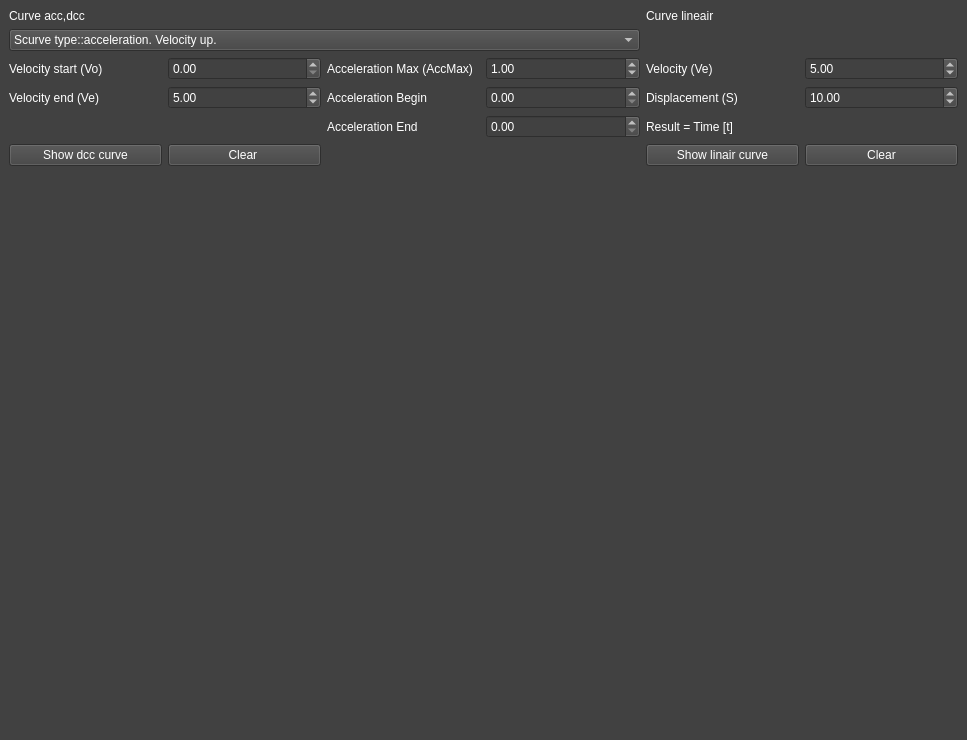
<?xml version="1.0" encoding="UTF-8"?>
<ui version="4.0">
 <class>MainWindow</class>
 <widget class="QMainWindow" name="MainWindow">
  <property name="geometry">
   <rect>
    <x>0</x>
    <y>0</y>
    <width>967</width>
    <height>740</height>
   </rect>
  </property>
  <property name="palette">
   <palette>
    <active>
     <colorrole role="WindowText">
      <brush brushstyle="SolidPattern">
       <color alpha="255">
        <red>255</red>
        <green>255</green>
        <blue>255</blue>
       </color>
      </brush>
     </colorrole>
     <colorrole role="Button">
      <brush brushstyle="SolidPattern">
       <color alpha="255">
        <red>65</red>
        <green>65</green>
        <blue>65</blue>
       </color>
      </brush>
     </colorrole>
     <colorrole role="Text">
      <brush brushstyle="SolidPattern">
       <color alpha="255">
        <red>255</red>
        <green>255</green>
        <blue>255</blue>
       </color>
      </brush>
     </colorrole>
     <colorrole role="ButtonText">
      <brush brushstyle="SolidPattern">
       <color alpha="255">
        <red>255</red>
        <green>255</green>
        <blue>255</blue>
       </color>
      </brush>
     </colorrole>
     <colorrole role="Base">
      <brush brushstyle="SolidPattern">
       <color alpha="255">
        <red>65</red>
        <green>65</green>
        <blue>65</blue>
       </color>
      </brush>
     </colorrole>
     <colorrole role="Window">
      <brush brushstyle="SolidPattern">
       <color alpha="255">
        <red>65</red>
        <green>65</green>
        <blue>65</blue>
       </color>
      </brush>
     </colorrole>
     <colorrole role="PlaceholderText">
      <brush brushstyle="SolidPattern">
       <color alpha="128">
        <red>255</red>
        <green>255</green>
        <blue>255</blue>
       </color>
      </brush>
     </colorrole>
    </active>
    <inactive>
     <colorrole role="WindowText">
      <brush brushstyle="SolidPattern">
       <color alpha="255">
        <red>255</red>
        <green>255</green>
        <blue>255</blue>
       </color>
      </brush>
     </colorrole>
     <colorrole role="Button">
      <brush brushstyle="SolidPattern">
       <color alpha="255">
        <red>65</red>
        <green>65</green>
        <blue>65</blue>
       </color>
      </brush>
     </colorrole>
     <colorrole role="Text">
      <brush brushstyle="SolidPattern">
       <color alpha="255">
        <red>255</red>
        <green>255</green>
        <blue>255</blue>
       </color>
      </brush>
     </colorrole>
     <colorrole role="ButtonText">
      <brush brushstyle="SolidPattern">
       <color alpha="255">
        <red>255</red>
        <green>255</green>
        <blue>255</blue>
       </color>
      </brush>
     </colorrole>
     <colorrole role="Base">
      <brush brushstyle="SolidPattern">
       <color alpha="255">
        <red>65</red>
        <green>65</green>
        <blue>65</blue>
       </color>
      </brush>
     </colorrole>
     <colorrole role="Window">
      <brush brushstyle="SolidPattern">
       <color alpha="255">
        <red>65</red>
        <green>65</green>
        <blue>65</blue>
       </color>
      </brush>
     </colorrole>
     <colorrole role="PlaceholderText">
      <brush brushstyle="SolidPattern">
       <color alpha="128">
        <red>255</red>
        <green>255</green>
        <blue>255</blue>
       </color>
      </brush>
     </colorrole>
    </inactive>
    <disabled>
     <colorrole role="WindowText">
      <brush brushstyle="SolidPattern">
       <color alpha="255">
        <red>190</red>
        <green>190</green>
        <blue>190</blue>
       </color>
      </brush>
     </colorrole>
     <colorrole role="Button">
      <brush brushstyle="SolidPattern">
       <color alpha="255">
        <red>65</red>
        <green>65</green>
        <blue>65</blue>
       </color>
      </brush>
     </colorrole>
     <colorrole role="Text">
      <brush brushstyle="SolidPattern">
       <color alpha="255">
        <red>190</red>
        <green>190</green>
        <blue>190</blue>
       </color>
      </brush>
     </colorrole>
     <colorrole role="ButtonText">
      <brush brushstyle="SolidPattern">
       <color alpha="255">
        <red>190</red>
        <green>190</green>
        <blue>190</blue>
       </color>
      </brush>
     </colorrole>
     <colorrole role="Base">
      <brush brushstyle="SolidPattern">
       <color alpha="255">
        <red>65</red>
        <green>65</green>
        <blue>65</blue>
       </color>
      </brush>
     </colorrole>
     <colorrole role="Window">
      <brush brushstyle="SolidPattern">
       <color alpha="255">
        <red>65</red>
        <green>65</green>
        <blue>65</blue>
       </color>
      </brush>
     </colorrole>
     <colorrole role="PlaceholderText">
      <brush brushstyle="SolidPattern">
       <color alpha="128">
        <red>0</red>
        <green>0</green>
        <blue>0</blue>
       </color>
      </brush>
     </colorrole>
    </disabled>
   </palette>
  </property>
  <property name="windowTitle">
   <string>LSCA (linux spaceX's curve analizer) 30 days trial mode</string>
  </property>
  <property name="styleSheet">
   <string notr="true"/>
  </property>
  <widget class="QWidget" name="centralwidget">
   <layout class="QGridLayout" name="gridLayout_2">
    <item row="0" column="0">
     <layout class="QGridLayout" name="gridLayout">
      <item row="5" column="2">
       <widget class="QLabel" name="label_12">
        <property name="text">
         <string>Acceleration End</string>
        </property>
       </widget>
      </item>
      <item row="1" column="0" colspan="4">
       <widget class="QComboBox" name="comboBox_scruve_type">
        <item>
         <property name="text">
          <string>Scurve type::acceleration. Velocity up.</string>
         </property>
        </item>
        <item>
         <property name="text">
          <string>Scurve type::deceleration. Velocity down.</string>
         </property>
        </item>
       </widget>
      </item>
      <item row="2" column="1">
       <widget class="QDoubleSpinBox" name="doubleSpinBox_velocity_start">
        <property name="singleStep">
         <double>0.500000000000000</double>
        </property>
        <property name="value">
         <double>0.000000000000000</double>
        </property>
       </widget>
      </item>
      <item row="2" column="0">
       <widget class="QLabel" name="label_8">
        <property name="text">
         <string>Velocity start (Vo)</string>
        </property>
       </widget>
      </item>
      <item row="4" column="0">
       <widget class="QLabel" name="label_10">
        <property name="text">
         <string>Velocity end (Ve)</string>
        </property>
       </widget>
      </item>
      <item row="4" column="3">
       <widget class="QDoubleSpinBox" name="doubleSpinBox_acceleration_begin">
        <property name="singleStep">
         <double>0.100000000000000</double>
        </property>
       </widget>
      </item>
      <item row="6" column="1">
       <widget class="QPushButton" name="pushButton_clear_dcc_curve">
        <property name="text">
         <string>Clear </string>
        </property>
       </widget>
      </item>
      <item row="2" column="2">
       <widget class="QLabel" name="label_9">
        <property name="text">
         <string>Acceleration Max (AccMax)</string>
        </property>
       </widget>
      </item>
      <item row="6" column="0">
       <widget class="QPushButton" name="pushButton_show_acc_dcc_curve">
        <property name="text">
         <string>Show dcc curve</string>
        </property>
       </widget>
      </item>
      <item row="4" column="1">
       <widget class="QDoubleSpinBox" name="doubleSpinBox_velocity_end">
        <property name="singleStep">
         <double>0.500000000000000</double>
        </property>
        <property name="value">
         <double>5.000000000000000</double>
        </property>
       </widget>
      </item>
      <item row="0" column="4">
       <widget class="QLabel" name="label_2">
        <property name="text">
         <string>Curve lineair</string>
        </property>
       </widget>
      </item>
      <item row="4" column="2">
       <widget class="QLabel" name="label_11">
        <property name="text">
         <string>Acceleration Begin</string>
        </property>
       </widget>
      </item>
      <item row="0" column="0">
       <widget class="QLabel" name="label_5">
        <property name="text">
         <string>Curve acc,dcc</string>
        </property>
       </widget>
      </item>
      <item row="2" column="4">
       <widget class="QLabel" name="label">
        <property name="text">
         <string>Velocity (Ve)</string>
        </property>
       </widget>
      </item>
      <item row="5" column="3">
       <widget class="QDoubleSpinBox" name="doubleSpinBox_acceleration_end">
        <property name="singleStep">
         <double>0.100000000000000</double>
        </property>
       </widget>
      </item>
      <item row="2" column="3">
       <widget class="QDoubleSpinBox" name="doubleSpinBox_acceleration_max">
        <property name="singleStep">
         <double>0.100000000000000</double>
        </property>
        <property name="value">
         <double>1.000000000000000</double>
        </property>
       </widget>
      </item>
      <item row="2" column="5">
       <widget class="QDoubleSpinBox" name="doubleSpinBox_lin_velocity">
        <property name="minimum">
         <double>-10000.000000000000000</double>
        </property>
        <property name="maximum">
         <double>10000.000000000000000</double>
        </property>
        <property name="value">
         <double>5.000000000000000</double>
        </property>
       </widget>
      </item>
      <item row="4" column="4">
       <widget class="QLabel" name="label_3">
        <property name="text">
         <string>Displacement (S)</string>
        </property>
       </widget>
      </item>
      <item row="4" column="5">
       <widget class="QDoubleSpinBox" name="doubleSpinBox_lin_displacment">
        <property name="minimum">
         <double>-10000.000000000000000</double>
        </property>
        <property name="maximum">
         <double>10000.000000000000000</double>
        </property>
        <property name="value">
         <double>10.000000000000000</double>
        </property>
       </widget>
      </item>
      <item row="5" column="4">
       <widget class="QLabel" name="label_4">
        <property name="text">
         <string>Result = Time [t]</string>
        </property>
       </widget>
      </item>
      <item row="6" column="4">
       <widget class="QPushButton" name="pushButton_show_lin_curve">
        <property name="text">
         <string>Show linair curve</string>
        </property>
       </widget>
      </item>
      <item row="6" column="5">
       <widget class="QPushButton" name="pushButton_clear_lin_curve">
        <property name="text">
         <string>Clear</string>
        </property>
       </widget>
      </item>
     </layout>
    </item>
    <item row="1" column="0">
     <widget class="QWidget" name="widget" native="true">
      <property name="sizePolicy">
       <sizepolicy hsizetype="Preferred" vsizetype="Expanding">
        <horstretch>0</horstretch>
        <verstretch>0</verstretch>
       </sizepolicy>
      </property>
      <layout class="QGridLayout" name="gridLayout_3">
       <item row="0" column="0">
        <layout class="QGridLayout" name="gridLayout_opencascade"/>
       </item>
      </layout>
     </widget>
    </item>
   </layout>
  </widget>
 </widget>
 <resources/>
 <connections/>
</ui>
